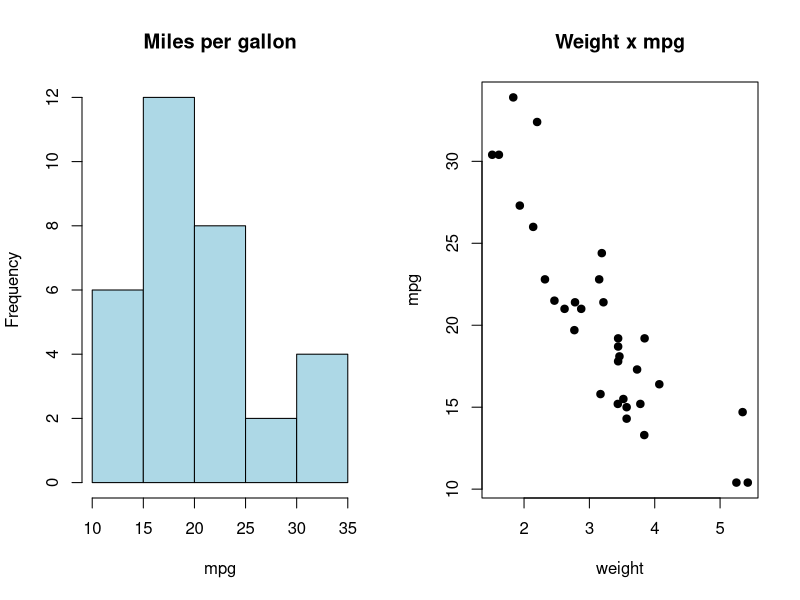

The R source for this figure:
# base R plots, saved to a png so it works with Rscript too
png("02-r-fundamentals/plots.png", width = 900, height = 400)
par(mfrow = c(1, 2))

hist(mtcars$mpg, main = "Miles per gallon", xlab = "mpg", col = "lightblue")
plot(mtcars$wt, mtcars$mpg, main = "Weight x mpg", xlab = "weight", ylab = "mpg", pch = 19)

dev.off()
